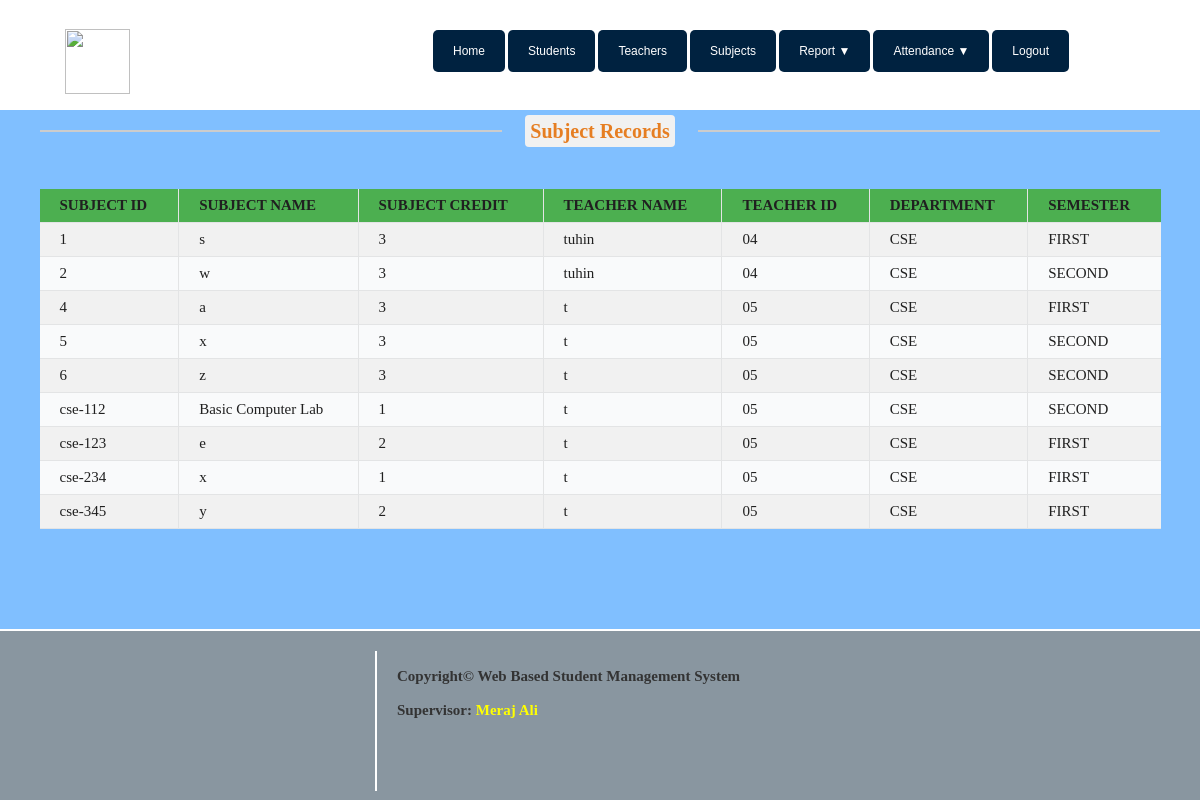
Screenshot of /teacher/subject_details.php with the database file from the repository.
### tables this page shows
CREATE TABLE `sub_tbl` (
  `subject_code` varchar(110) NOT NULL,
  `subject_name` varchar(50) NOT NULL,
  `sub_credit` int(11) NOT NULL,
  `teacher_name` varchar(50) NOT NULL,
  `teacher_id` varchar(100) NOT NULL,
  `dept_name` varchar(50) NOT NULL,
  `semester` varchar(50) NOT NULL
);

### teacher/subject_details.php (the view, shortened to what this page needs)
<?php
include "header_teacher.php"; ?>
				<div class="content">
                    <div class="text-center">
                        <hr class="team_hr team_hr_left hr_gray"/><span class="span_blog txt_darkgrey txt_orange">Subject Records</span>
                        <hr class="team_hr team_hr_right hr_gray" />
                    </div>
				    <br><br>
                    <center>
					<?php
					echo"<center><table >";
					  	echo"<tr>
					        <th>SUBJECT ID</th>
					        <th>SUBJECT NAME</th>
					        <th>SUBJECT CREDIT</th>
					        <th>TEACHER NAME</th>
					        <th>TEACHER ID</th>
					        <th>DEPARTMENT</th>
					        <th>SEMESTER</th>
					        </tr>";
						mysqli_select_db($conn,$dbname);
			            $query=mysqli_query($conn,"select * from sub_tbl order by subject_code asc");
			            while($row=mysqli_fetch_row($query))
				      	{
				            echo"<tr>";
				                echo '<td>'. $row[0] . '</td>';
				      			echo '<td>'. $row[1] . '</td>';
				      			echo '<td>'. $row[2] . '</td>';
				      			echo '<td>'. $row[3] . '</td>';
				      			echo '<td>'. $row[4] . '</td>';
				      			echo '<td>'. $row[5] . '</td>';
				      			echo '<td>'. $row[6] . '</td>';
							echo "</tr>";
					    }
					  echo"</center></table>";
					?>
					</center>
				</div>
<?php include "include/footer.php"; ?>

### css/C.css (style rules this page uses)
html,body,p,h2,div,ul,li,a { margin: 0; padding: 0; }
body { background-color: #09123B; background-color:#80BFFF; }
.content { position: relative; top:110px; //min-height: 2000px; min-height: 270px; //width: 750px; //width: 100%; //border: 2px solid white; border-radius: 0px; background-color: #80BFFF; color: white; //text-align: center; //text-decoration: none; font-family: Times New Roman; font-size: 20px; font-style: ; font-weight: ; //margin-top: 200px; //margin-left: 230px ; //margin-left: 17%; //margin-right: 280px; padding: 10px; float: ; }
.text-center { text-align: center; }
.team_hr { //border: 1px solid #fff; width: 39%; float: left; border: 1px solid #cccccc; }
.team_hr_left { //margin-right: 80px; margin-left: 30px; float: left; }
.team_hr_right { //margin-left: 30px; margin-right: 30px; float: right; }
.span_blog { margin-bottom: 80px; }
.txt_orange { color: #e67e22; background-color: #E0E0E0; background-color: #F1F1F1; padding: 5px; border-radius: 4px; font-weight: bold; }
td:first-child { border-left:none }
td:last-child { border-right:none }
th:last-child { border-right:none }
tr:nth-child(even) { background-color: #F1F1F1 }
th { background-color: #4CAF50 }
table { border-collapse: collapse; background-color: #F9FAFB; //border-radius: 8px; width: 95%; }
th,td { border-collapse: collapse; border-right: 1px solid #E3E4E5; border-bottom: 1px solid #E3E4E5; padding: 8px 20px; text-align: left; color:#202020; //font-family: sans-serif; font-size: 15px; //height: 40px; //border-radius: 5px; }

### rows the page displays
sub_tbl: subject_code "1", subject_name "s", sub_credit "3", teacher_name "tuhin", teacher "04", dept_name "CSE", semester "FIRST"
sub_tbl: subject_code "2", subject_name "w", sub_credit "3", teacher_name "tuhin", teacher "04", dept_name "CSE", semester "SECOND"
sub_tbl: subject_code "4", subject_name "a", sub_credit "3", teacher_name "t", teacher "05", dept_name "CSE", semester "FIRST"
sub_tbl: subject_code "5", subject_name "x", sub_credit "3", teacher_name "t", teacher "05", dept_name "CSE", semester "SECOND"
sub_tbl: subject_code "6", subject_name "z", sub_credit "3", teacher_name "t", teacher "05", dept_name "CSE", semester "SECOND"
sub_tbl: subject_code "cse-112", subject_name "Basic Computer Lab", sub_credit "1", teacher_name "t", teacher "05", dept_name "CSE", semester "SECOND"
sub_tbl: subject_code "cse-123", subject_name "e", sub_credit "2", teacher_name "t", teacher "05", dept_name "CSE", semester "FIRST"
sub_tbl: subject_code "cse-234", subject_name "x", sub_credit "1", teacher_name "t", teacher "05", dept_name "CSE", semester "FIRST"
sub_tbl: subject_code "cse-345", subject_name "y", sub_credit "2", teacher_name "t", teacher "05", dept_name "CSE", semester "FIRST"
